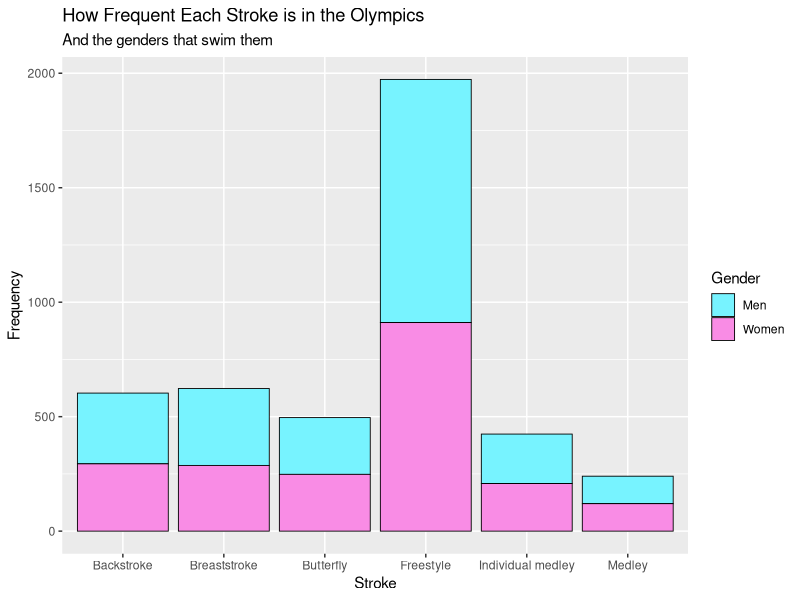
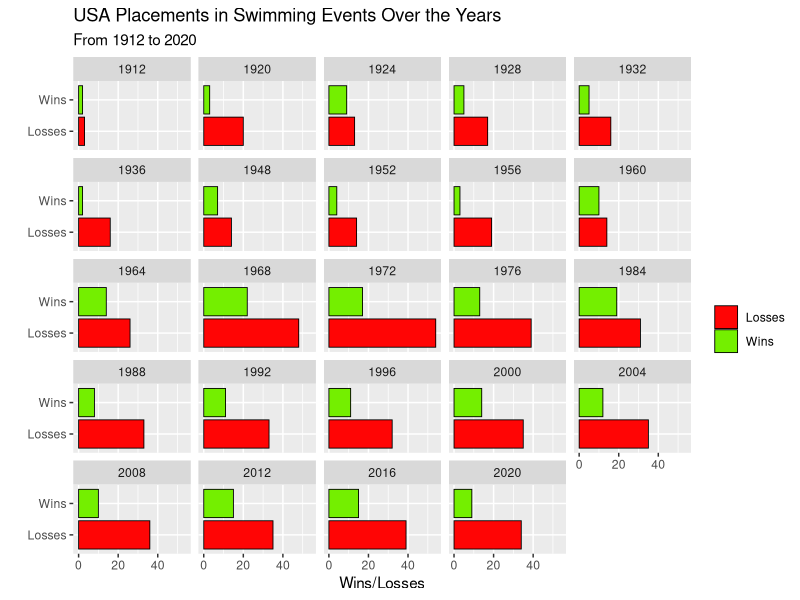
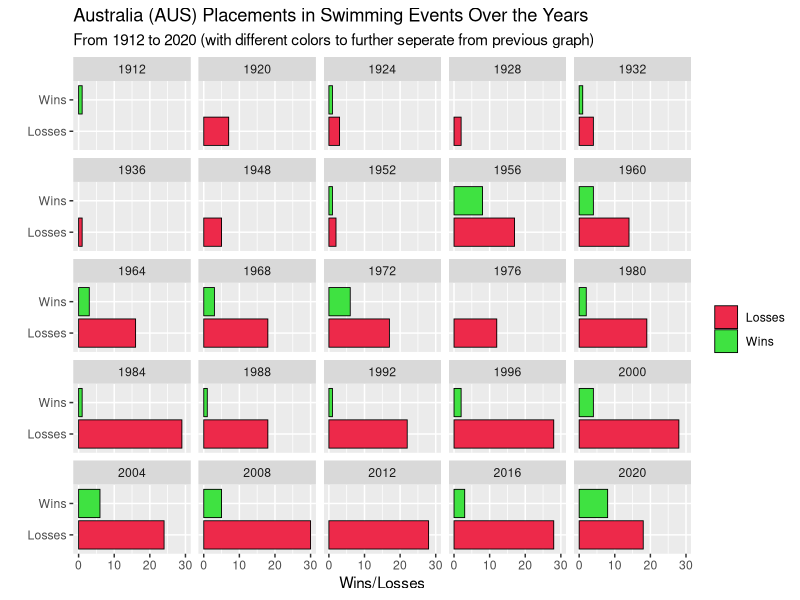

These figures' R source, in order:
## ---- chunk 1
library(tidyverse)
library(broom)
## ---- chunk 2
#| label: colorize

#this code chunk does not matter too much. i just wanted to be able to change the color of some text if i felt like it. i found this code online here: (https://bookdown.org/yihui/rmarkdown-cookbook/font-color.html)

colorize <- function(x, color) {
  if (knitr::is_latex_output()) {
    sprintf("\\textcolor{%s}{%s}", color, x)
  } else if (knitr::is_html_output()) {
    sprintf("<span style='color: %s;'>%s</span>", color,
      x)
  } else x
}
## ---- chunk 3
data <- read.csv("Olympic_Swimming_Results_1912to2020.csv")
## ---- chunk 4
data %>%
  glimpse()
## ---- chunk 5
#| label: event_num

#didWin variable created here so it is easier to single out the events. there are multiple swimmers in each event but only one can win, so singling out the winners gives us just one entry for each event
data <- data %>%
  mutate(didWin = if_else(Rank == 1, "yes", "no"))

# I use 2016 here because the dataset does not display the results of the 2020 relays
data %>%
  filter(didWin == "yes", Year == "1912" | Year == "2016") %>%
  group_by(Year) %>%
  count() %>%
  select(Year, n) %>%
  summarise(Events = n)
## ---- chunk 6
data %>%
  filter(didWin == "yes", Year == "1912") %>%
  select(Year, Distance..in.meters., Stroke, Gender)

# I use 2016 here because the dataset does not display the results of the 2020 relays
data %>%
  filter(didWin == "yes", Year == "2016", Gender == "Men") %>%
  select(Year, Distance..in.meters., Stroke, Gender)
## ---- chunk 7
#| label: strk_freq

data %>%
  ggplot(aes(x = Stroke, fill = Gender)) +
  geom_bar(color = "black", linewidth = 0.3) +
  scale_fill_manual(values = c("#77F3FF","#F98CE5")) +
  labs(x = "Stroke", 
       y = "Frequency", 
       title = "How Frequent Each Stroke is in the Olympics", 
       subtitle = "And the genders that swim them")
## ---- chunk 8
#| label: free_other
  
data %>%
  mutate(TempStroke = if_else(Stroke == "Freestyle", "Freestyle", "Other")) %>%
  filter(didWin == "yes", Year == "2016") %>%
  count(TempStroke)
## ---- chunk 9
#| label: top_wins

data %>%
  filter(didWin == "yes") %>%
  group_by(Team) %>%
  count(didWin) %>%
  select(Team, n) %>%
  summarise(Wins = n) %>%
  arrange(desc(Wins)) %>%
  slice(1, 2, 3, 4, 5)
## ---- chunk 10
#| label: usa_wins

data %>%
  mutate(USAwinlose = if_else(Rank == 1, "Wins", "Losses")) %>%
  filter(Team == "USA") %>%
  ggplot(aes(y = USAwinlose, fill = USAwinlose)) +
  geom_bar(color = "black", linewidth = 0.3) +
  scale_fill_manual(values = c("#FF0505","#74EF00")) +
  facet_wrap(. ~ Year) +
  labs(title = "USA Placements in Swimming Events Over the Years",
       subtitle = "From 1912 to 2020",
       x = "Wins/Losses",
       y = "",
       fill = "")
## ---- chunk 11
#| label: aus_wins

data %>%
  mutate(AUSwinlose = if_else(Rank == 1, "Wins", "Losses")) %>%
  filter(Team == "AUS") %>%
  ggplot(aes(y = AUSwinlose, fill = AUSwinlose)) +
  geom_bar(color = "black", linewidth = 0.3) +
  scale_fill_manual(values = c("#ED294A","#3FE241")) +
  facet_wrap(. ~ Year) +
  labs(title = "Australia (AUS) Placements in Swimming Events Over the Years",
       subtitle = "From 1912 to 2020 (with different colors to further seperate from previous graph)",
       x = "Wins/Losses",
       y = "",
       fill = "")
